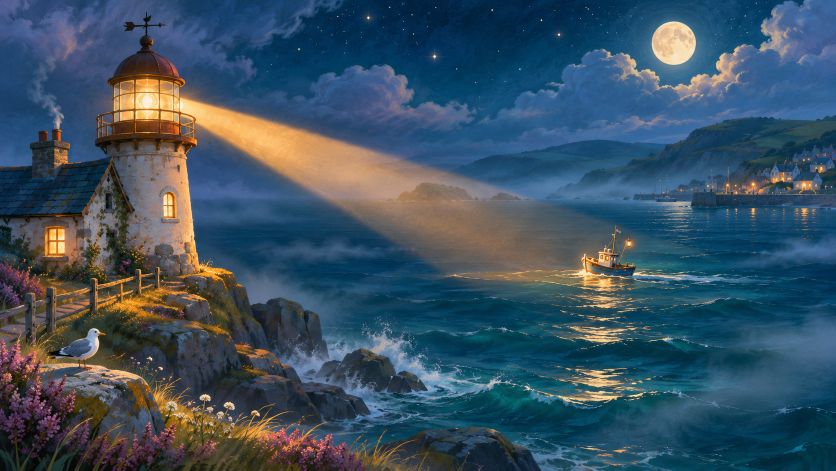
#> input picture assets-source/approved-ocean-study.png, 1672 x 941 px (shown at 1/2 size)
$ python export_master_scene.py
#> lines starting #> are read from the running program, lines starting #| are printed output that depends on the picture; after the words box and inside, x2 and y2 are one past the last pixel; in counts of white or black regions, pixels touching at a corner belong together
"""Offline single-scene Lighthouse Keeper painting. Not part of the game runtime.

Requires Python Pillow, NumPy and OpenCV on the authoring computer only.
"""
from pathlib import Path
import cv2
import numpy as np
from PIL import Image

ROOT = Path(__file__).resolve().parent.parent
original = Image.open(ROOT / "assets-source/approved-ocean-study.png").convert("RGB")
#> original is the input picture: PIL image 1672x941 RGB; mean R, G, B 59.3, 81.4, 97.7
scene = np.array(original.crop((395, 0, 1640, 928)))
height, width = scene.shape[:2]
#> height = 928; width = 1245

# Replace the original painting's decorative boat with water from the same
# horizon. The real game boat is a separate sprite and must not be duplicated.
cy, cx, rw, rh = 515, 818, 91, 100
donor_x = 520
donor = scene[cy-rh:cy+rh, donor_x-rw:donor_x+rw].copy()
mask = np.zeros((2*rh, 2*rw), dtype=np.uint8)
cv2.ellipse(mask, (rw, rh), (rw-5, rh-6), 0, 0, 360, 255, -1)
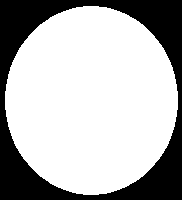
#> mask: shape (200, 182); 70.3% white; 1 black region, box (x1, y1, x2, y2) and area: (0, 0, 182, 200) 10807
new = cv2.seamlessClone(
    cv2.cvtColor(donor, cv2.COLOR_RGB2BGR),
    cv2.cvtColor(scene, cv2.COLOR_RGB2BGR),
    mask, (cx, cy), cv2.NORMAL_CLONE,
)
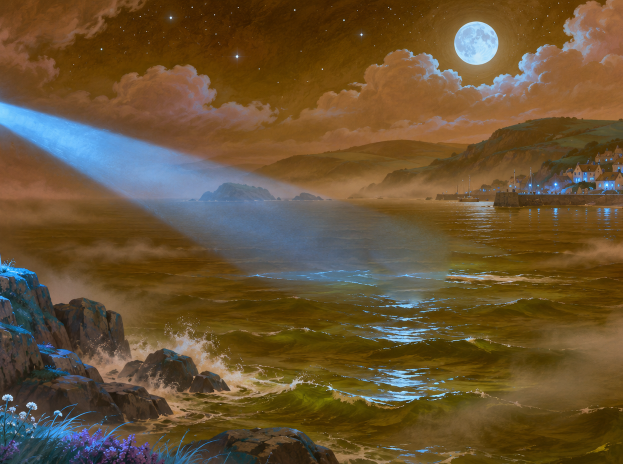
#> new: shape (928, 1245, 3) (shown at 1/2 size); mean R, G, B 104, 83.1, 52.6
scene = cv2.cvtColor(new, cv2.COLOR_BGR2RGB)

# Cool the baked warm glow in the left-hand sky. Runtime beam remains separate.
y, x = np.mgrid[:height, :width]
upper, lower = 159 + .12*x, 295 + .235*x
soft = np.minimum(np.clip((y-upper)/55, 0, 1), np.clip((lower-y)/65, 0, 1))
soft *= np.clip((760-x)/250, 0, 1)
r, g, b = [scene[:, :, i].astype(np.float32) for i in range(3)]
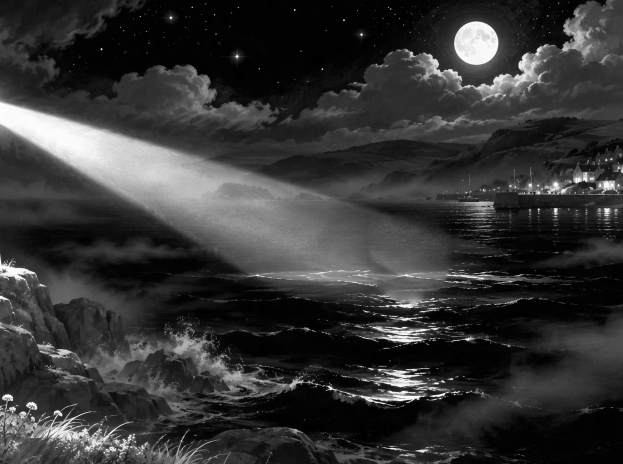
#> r: shape (928, 1245) float32 (shown at 1/2 size); min 0, max 255, mean 52.6
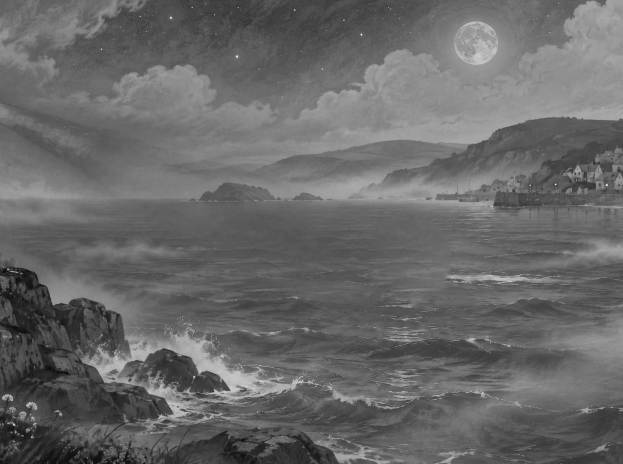
#> b: shape (928, 1245) float32 (shown at 1/2 size); min 3, max 255, mean 104
weight = (soft * np.clip((r-b-6)/90, 0, 1) * .70).astype(np.float32)
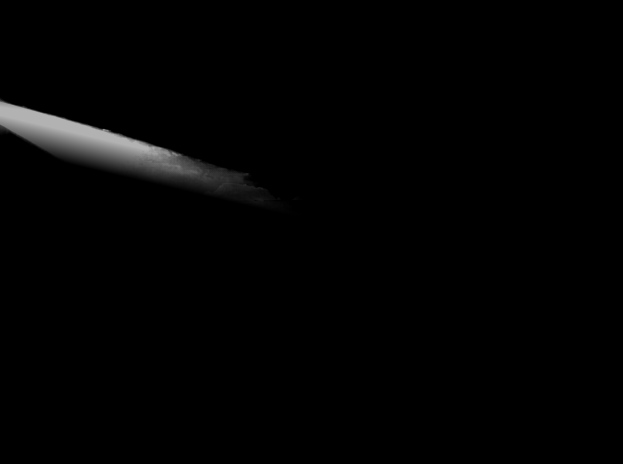
#> weight: shape (928, 1245) float32 (shown at 1/2 size); min 0, max 0.7, mean 0.0118
cool = np.stack([.56*r+.44*b, .74*g+.26*b, .64*b+.36*g], axis=-1)
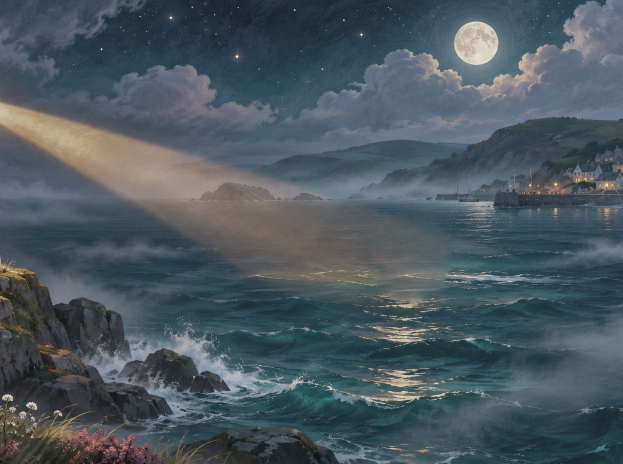
#> cool: shape (928, 1245, 3) float32 (shown at 1/2 size); mean of channels 0, 1, 2 75.2, 88.5, 96.5; drawn as R, G, B
scene = np.clip(scene*(1-weight[...,None])+cool*weight[...,None], 0, 255).astype("uint8")

out = ROOT / "cmd/lighthousekeeper/assets/seascape.jpg"
out.parent.mkdir(parents=True, exist_ok=True)
Image.fromarray(scene, "RGB").resize((1920, 1440), Image.Resampling.LANCZOS).save(
    out, quality=85, optimize=True, subsampling=0,
)
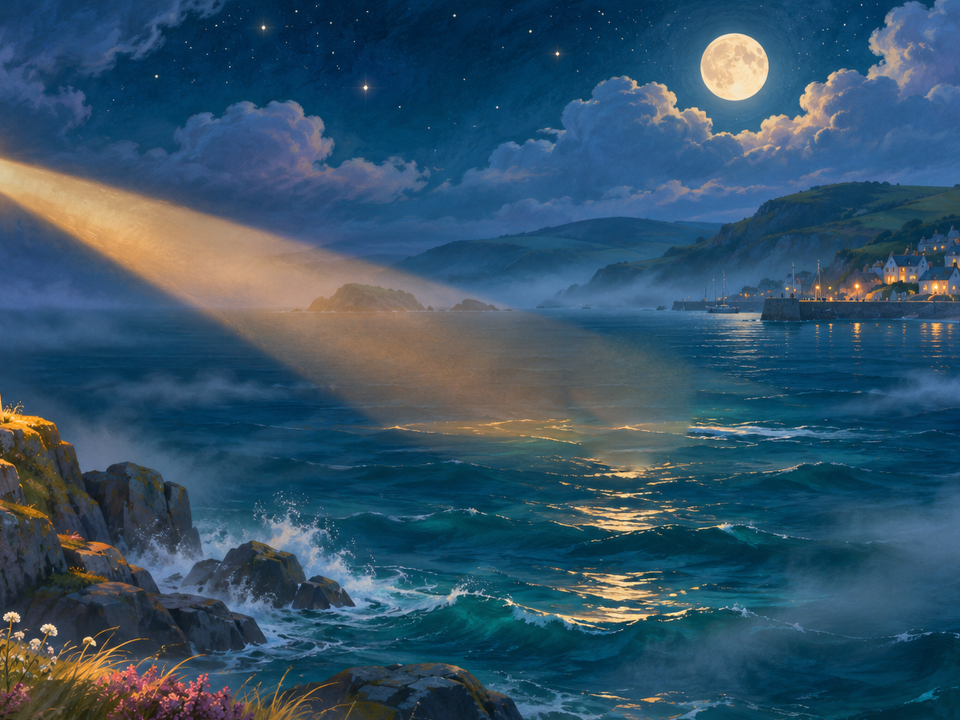
#> saved as seascape.jpg: PIL image 1920x1440 RGB (shown at 1/2 size); mean R, G, B 52, 82.9, 104.2
print(f"{out}: {out.stat().st_size:,} bytes")
